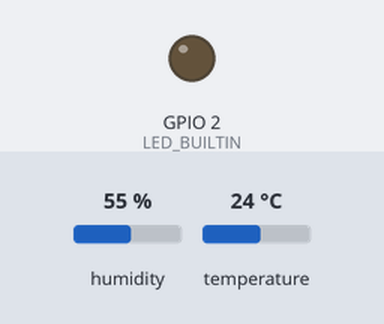
Simulated run of this sketch. Board: ESP32. Shown: output pins drawn as LEDs (lit = HIGH). The inputs (shaded band) are chosen by the test bench; at power-on: humidity 55 %, temperature 24 °C. WiFi joins after 1.5 s; servers stay silent unless stated; no MQTT or app messages arrive unless stated.

Above: at 0.0 s.
At 3.6 s:
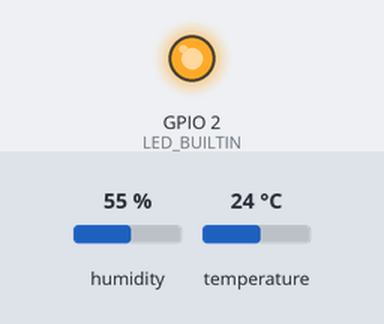
Timing chart, 0 to 5.1 s (numbered marks = the images above):
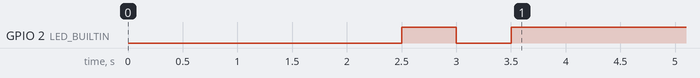

The sketch:

pico1_temp_humidity.ino
```cpp
#include <WiFi.h>
#include <PubSubClient.h>
#include <DHT.h>

#define DHTPIN 7      // GP7
#define DHTTYPE DHT11 // HW-507 Temperature & Humidity Sensor

const char* SSID = "YOUR_WIFI_SSID";
const char* PASSWORD = "YOUR_WIFI_PASSWORD";
const char* MQTT_SERVER = "YOUR_BROKER_IP";
const int MQTT_PORT = 1883;

DHT dht(DHTPIN, DHTTYPE);
WiFiClient wifiClient;
PubSubClient mqtt(wifiClient);

unsigned long lastSend = 0;

void setup() {
  Serial.begin(115200);
  delay(2500);
  pinMode(LED_BUILTIN, OUTPUT);
  dht.begin();
  mqtt.setServer(MQTT_SERVER, MQTT_PORT);

  WiFi.begin(SSID, PASSWORD);
  while (WiFi.status() != WL_CONNECTED) {
    digitalWrite(LED_BUILTIN, !digitalRead(LED_BUILTIN));
    delay(500);
  }
  digitalWrite(LED_BUILTIN, HIGH);
}

void loop() {
  if (WiFi.status() != WL_CONNECTED) {
    WiFi.begin(SSID, PASSWORD);
    while (WiFi.status() != WL_CONNECTED) {
      delay(500);
    }
  }

  if (!mqtt.connected()) {
    if (mqtt.connect("Pico2W_Node1")) {
      // Connected
    } else {
      delay(2000);
      return;
    }
  }

  mqtt.loop();

  if (millis() - lastSend >= 3000) {
    lastSend = millis();
    float h = dht.readHumidity();
    float t = dht.readTemperature();
    if (isnan(h) || isnan(t)) return;

    char tempBuf[12];
    char humBuf[12];
    snprintf(tempBuf, sizeof(tempBuf), "%.1f", t);
    snprintf(humBuf, sizeof(humBuf), "%.1f", h);

    mqtt.publish("rooms/pico1/temp", tempBuf);
    mqtt.publish("rooms/pico1/humidity", humBuf);
  }
}
```
